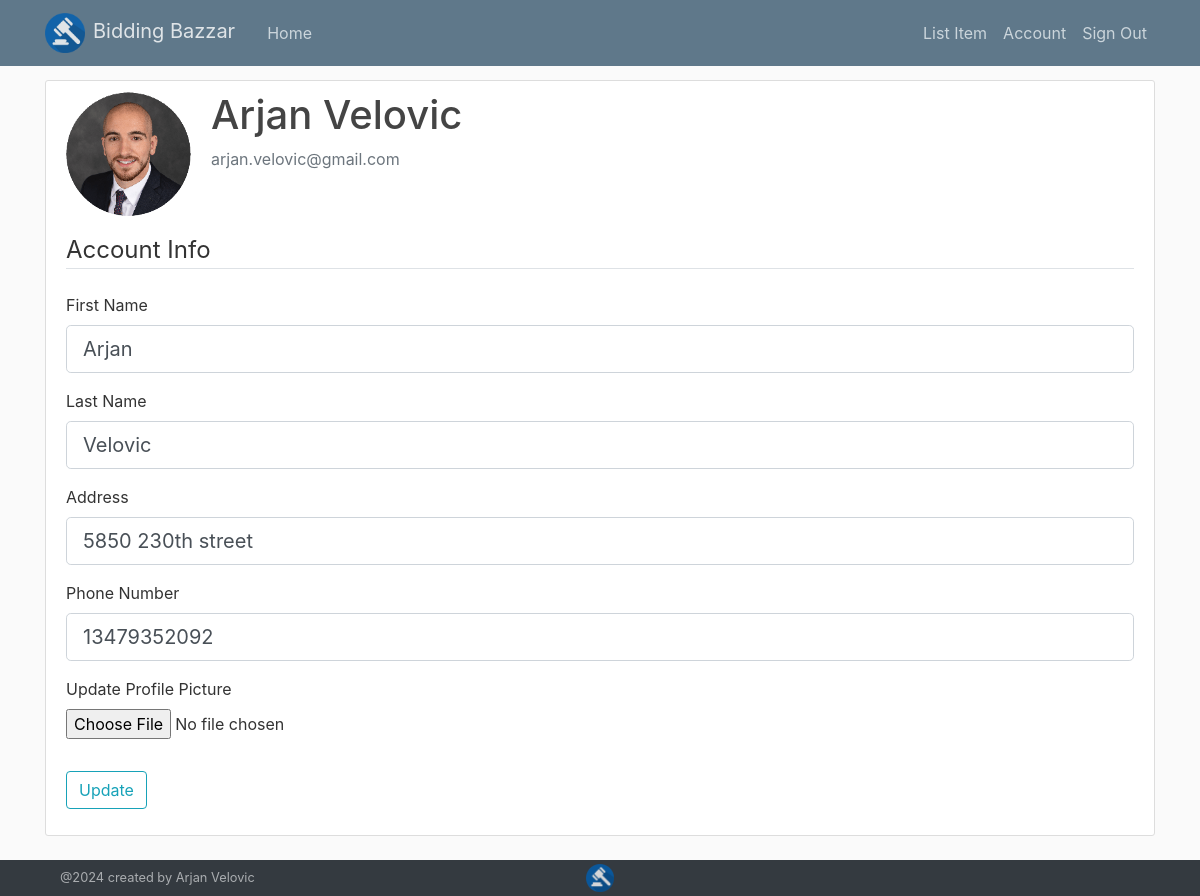
Page /account (signed in) on the committed database.
### flaskmarket/models.py (models this page shows, shortened)
class User(db.Model, UserMixin):
    id = db.Column(db.Integer, primary_key=True)
    firstname = db.Column(db.String(100), nullable=False)
    lastname = db.Column(db.String(100), nullable=False)
    address = db.Column(db.String(200), nullable=False)
    phonenumber = db.Column(db.String(20), nullable=False)
    email = db.Column(db.String(120), unique=True, nullable=False)
    image_file = db.Column(db.String(20), nullable=False, default='default.jpg')
    password = db.Column(db.String(60), nullable=False)
    datecreated = db.Column(db.DateTime, nullable=False, default=datetime.utcnow)
    posts = db.relationship('Item', backref='author', lazy=True)
    bids = db.relationship('Bid', backref='bidder', lazy=True)
    watching = db.relationship('Watchlist', backref='watcher', lazy=True)

### flaskmarket/users/routes.py (the view)
@users.route("/account", methods=['GET', 'POST'])
@login_required
def account():
    form = UpdateAccountForm()
    if form.validate_on_submit():
        if form.picture.data:
            picture_file = save_picture(form.picture.data)
            current_user.image_file = picture_file
        current_user.firstname = form.firstname.data
        current_user.lastname = form.lastname.data
        current_user.address = form.address.data
        current_user.phonenumber = form.phonenumber.data
        db.session.commit()
        flash('Your account has been updated!', 'success')
        return redirect(url_for('users.account'))
    elif request.method == 'GET':
        form.firstname.data = current_user.firstname
        form.lastname.data = current_user.lastname
        form.address.data = current_user.address
        form.phonenumber.data = current_user.phonenumber
    image_file = url_for('static', filename='profile_pics/' + current_user.image_file)
    return render_template('account.html', title='Account Details',
                           image_file=image_file, form=form)

### flaskmarket/users/forms.py
class UpdateAccountForm(FlaskForm):
    firstname = StringField('First Name',
                           validators=[DataRequired()])
    lastname = StringField('Last Name',
                           validators=[DataRequired()])
    address = StringField('Address',
                           validators=[DataRequired()])
    phonenumber = IntegerField('Phone Number',
                           validators=[DataRequired(), NumberRange(min=1000000000, max=999999999999999, message='please enter a valid phone number')])
    picture = FileField('Update Profile Picture', validators=[FileAllowed(['jpg', 'png'])])
    submit = SubmitField('Update')

### flaskmarket/models.py (called while the page is built)
@login_manager.user_loader
def load_user(user_id):
    return User.query.get(int(user_id))

### flaskmarket/templates/account.html (shortened to what this page needs)
{% extends "layout.html" %}
{% block content %}
    <div class="content-section">
      <div class="media">
        <img class="rounded-circle account-img" src="{{ image_file }}">
        <div class="media-body">
          <h2 class="account-heading">{{ current_user.firstname }} {{ current_user.lastname }}</h2>
          <p class="text-secondary">{{ current_user.email }}</p>
        </div>
      </div>
        <form method="POST" action="" enctype="multipart/form-data">
            <fieldset class="form-group">
                <legend class="border-bottom mb-4">Account Info</legend>
                <div class="form-group">
                    {{ form.firstname.label(class="form-control-label") }}
                    {% if form.firstname.errors %}
                        {{ form.firstname(class="form-control form-control-lg is-invalid") }}
                        <div class="invalid-feedback">
                            {% for error in form.firstname.errors %}
                                <span>{{ error }}</span>
                            {% endfor %}
                        </div>
                    {% else %}
                        {{ form.firstname(class="form-control form-control-lg") }}
                    {% endif %}
                </div>
                <div class="form-group">
                    {{ form.lastname.label(class="form-control-label") }}
                    {% if form.lastname.errors %}
                        {{ form.lastname(class="form-control form-control-lg is-invalid") }}
                        <div class="invalid-feedback">
                            {% for error in form.lastname.errors %}
                                <span>{{ error }}</span>
                            {% endfor %}
                        </div>
                    {% else %}
                        {{ form.lastname(class="form-control form-control-lg") }}
                    {% endif %}
                </div>
                <div class="form-group">
                    {{ form.address.label(class="form-control-label") }}
                    {% if form.address.errors %}
                        {{ form.address(class="form-control form-control-lg is-invalid") }}
                        <div class="invalid-feedback">
                            {% for error in form.address.errors %}
                                <span>{{ error }}</span>
                            {% endfor %}
                        </div>
                    {% else %}
                        {{ form.address(class="form-control form-control-lg") }}
                    {% endif %}
                </div>
                <div class="form-group">
                    {{ form.phonenumber.label(class="form-control-label") }}
                    {% if form.phonenumber.errors %}
                        {{ form.phonenumber(class="form-control form-control-lg is-invalid") }}
                        <div class="invalid-feedback">
                            {% for error in form.phonenumber.errors %}
                                <span>{{ error }}</span>
                            {% endfor %}
                        </div>
                    {% else %}
                        {{ form.phonenumber(class="form-control form-control-lg") }}
                    {% endif %}
                </div>
                <div class="form-group">
                    {{ form.picture.label() }}
                    {{ form.picture(class="form-control-file") }}
                </div>
            </fieldset>
            <div class="form-group">
                {{ form.submit(class="btn btn-outline-info") }}
            </div>
        </form>
    </div>
{% endblock content %}

### flaskmarket/static/main.css (style rules this page uses)
body { background: #fafafa; color: #333333; margin-top: 5rem; }
h1, h2, h3, h4, h5, h6 { color: #444444; }
.content-section { background: #ffffff; padding: 10px 20px; border: 1px solid #dddddd; border-radius: 3px; margin-bottom: 20px; }
.account-img { height: 125px; width: 125px; margin-right: 20px; margin-bottom: 16px; }
.account-heading { font-size: 2.5rem; }

### rows in the picture
User: firstname "Arjan", lastname "Velovic", email "arjan.velovic@gmail.com", address "5850 230th street", phonenumber "13479352092"
